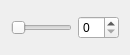
<?xml version="1.0" encoding="UTF-8"?>
<ui version="4.0">
 <class>SmallWidget</class>
 <widget class="QWidget" name="SmallWidget">
  <property name="geometry">
   <rect>
    <x>0</x>
    <y>0</y>
    <width>130</width>
    <height>55</height>
   </rect>
  </property>
  <property name="windowTitle">
   <string>Form</string>
  </property>
  <layout class="QVBoxLayout" name="verticalLayout">
   <item>
    <layout class="QHBoxLayout" name="horizontalLayout">
     <item>
      <widget class="QSlider" name="horizontalSlider">
       <property name="orientation">
        <enum>Qt::Horizontal</enum>
       </property>
      </widget>
     </item>
     <item>
      <widget class="QSpinBox" name="spinBox"/>
     </item>
    </layout>
   </item>
   <item>
    <layout class="QHBoxLayout" name="horizontalLayout_2"/>
   </item>
  </layout>
 </widget>
 <resources/>
 <connections/>
</ui>
